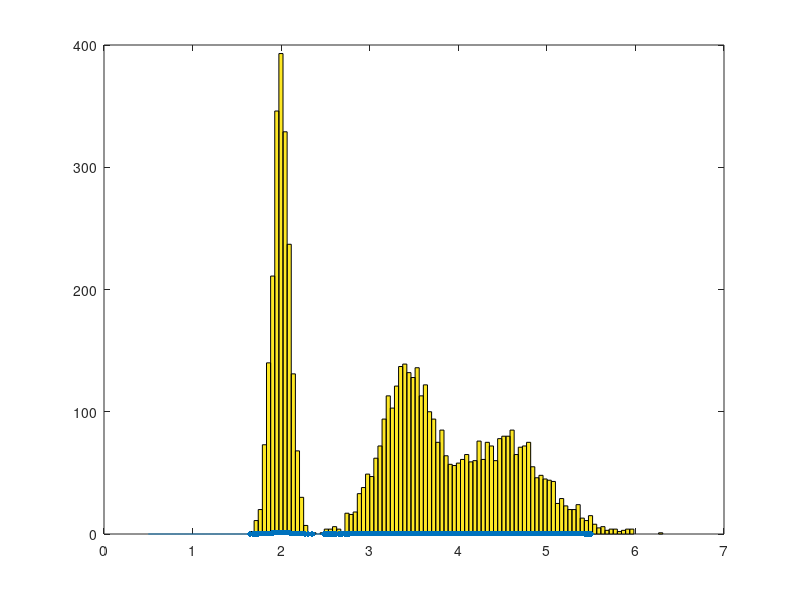
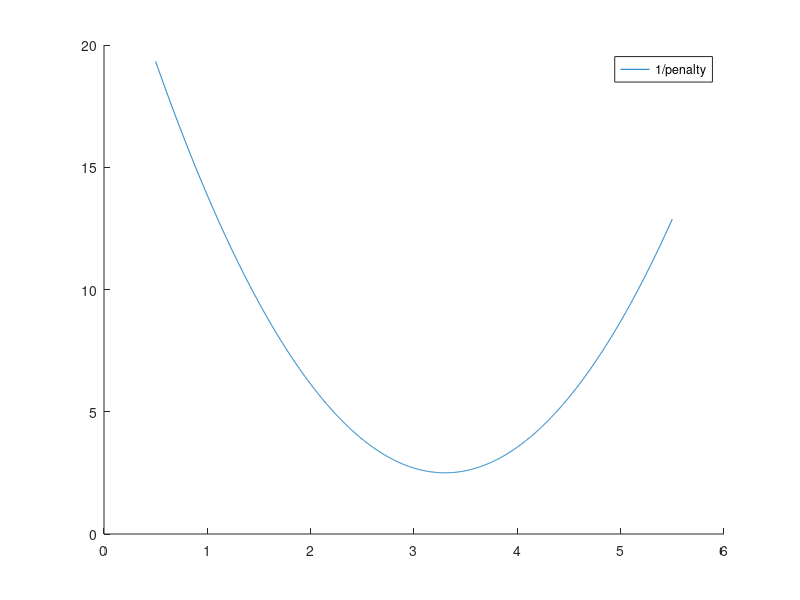

The MATLAB script that drew these images, in order: (Note: this script raises an error after producing the figures.)
%%% This suggests how to recover a pdf from MCMC. It's not perfect. 
% 1. Sort sampled velocity values v. 
% 2. Assume cumulative probability of getting the next higher v moves in
% equal steps. i.e. p_cumulative = interp1(v_sorted,linspace(0,1,nv) )
% 3. Get pdf from cumulative pdf using derivative. pdf = diff(pdf_cumulative) ./
% diff(v)
% 4. There will be some roughness due to imperfect sampling. We need to do
% smoothing. A big challenge here is the diff(v) in denominator... this
% makes things very instable if there was two very similar v values.
% I tried making v in two ways. 
% I tried using truly random v from normrnd. 
% This produces rough PDFs that need a lot of smoothing. 
% But, this is analogous to how MCMC really works. 
% I also tried making v with spacing determined by the pdf. Analytically,
% there was finer spacing where the pdf is higher. This returned almost
% perfect pdfs in the final plot. But, this isn't how MCMC really works...
% It does, however, demonstrate that this process is (at least partially)
% mathematically valid. 

figpath = '~/Documents/UCSB/ENAM/THBI_ENAM/figures/testing/hist_creation/'; 

nv = 2000; % Number of velocity in analytical pdf. 
n_samps = 2000; % Number of sampled velocities. An artificial MCMC result.
v = linspace(0.5, 5.5, nv)'; % V grid. 
sigma = 0.3; % Analytical error of v. 
mean_gaus = 3.4; % Analytical mean_gaus of v. 
smooth_window = .15; % How much to smooth final recovered pdf. In percent. 


pdf_an = exp(-(v-mean_gaus).^2./(2.*sigma.^2)); % Analytical pdf of velocity. 
pdf_an = pdf_an ./ trapz(v, pdf_an); % Normalize the pdf. 

pdf2 = true; 
pdf3 = true; 
if pdf2; 
    sigma2 = 0.1; 
    mean_gaus2 = 2; 
    pdf_an2 = exp(-(v-mean_gaus2).^2./(2.*sigma2.^2)); 
    pdf_an2 = pdf_an2 ./ trapz(v, pdf_an2); % Normalize the pdf. 
    pdf_an = pdf_an + pdf_an2; 
end 
if pdf3; 
    sigma3 = 0.5; 
    mean_gaus3 = 4.5; 
    pdf_an3 = exp(-(v-mean_gaus3).^2./(2.*sigma3.^2)); 
    pdf_an3 = pdf_an3 ./ trapz(v, pdf_an3); % Normalize the pdf. 
    pdf_an = pdf_an + pdf_an3; 
end 
pdf_an = pdf_an ./ trapz(v, pdf_an); % Normalize the pdf. 

pdf_cumulative = cumtrapz(v, pdf_an); % Cumulative pdf. 
% v_samps = interp1(pdf_cumulative, v, linspace(0,0.9999,n_samps)'); % NON random v that follows pdf. 
v_samps = normrnd(mean_gaus, sigma, [n_samps,1]); % Random v that follows pdf. Analogous to MCMC output. 
% v_samps = [min(v); v_samps; max(v)]; 
if pdf2; 
    v_samps = [v_samps; normrnd(mean_gaus2, sigma2, [n_samps,1])]; 
end
if pdf3; 
    v_samps = [v_samps; normrnd(mean_gaus3, sigma3, [n_samps,1])]; 
end
v_samps = sort(v_samps); % Sort to make comparable to a cumulative pdf. 
p_v_samps = interp1(v, pdf_an, v_samps); % P for each sampled v (only for the smoothly distributed v). 

fprintf('You ended up with %1.0f samples. ', length(v_samps))

figure(2); clf; hold on; 
box on; 
hist(v_samps, 100)
plot(v, pdf_an, 'DisplayName','PDF  (analytical)')
scatter(v_samps, p_v_samps, 15, 'filled', 'DisplayName', 'Sampled V'); 

%% One attempt to get pdf of v, using differences between v and all sampled v. 
vpen = zeros(size(v)); % A "penalty" approach. 
for iv = 1:length(v);
    vi = v(iv); 
    vdiff = abs(vi - v_samps); 
    vdiff = vdiff.^2; % Square
%     vdiff = abs(vdiff); 
    vpen(iv) = sum(vdiff); 
end

p_from_pen = 1./vpen; 
p_from_pen = p_from_pen /  (trapz(v, p_from_pen)); 
% p_from_pen = p_from_pen .^ (1.2); 
p_from_pen = p_from_pen /  (trapz(v, p_from_pen)); 


figure(3); clf; hold on; 
plot(v, 1./p_from_pen, 'DisplayName','1/penalty')
legend(); 


%% Cumulative probability style of recoverying pdf. 
% This almost works properly, and is very smooth, for a single Gaussian. It
% doesn't work for multiple gaussians sumed together though. 
prob_cum_vsamp = linspace(0, 1, length(v_samps))'; 
sort(v_samps); % SORT VSAMP!!! Is already done earlier, but left here for clarity. 
dv_p = diff(v_samps); % DV part of derivative. 
% newknt()
dv_p_n = length(dv_p); 
dv_p = [ones(size(dv_p)).*max(dv_p); dv_p; ones(size(dv_p)).*mean(dv_p(end-50:end))]; 
dv_p = smoothdata(dv_p, 'gaussian', n_samps .* smooth_window); 
dv_p = dv_p(dv_p_n+1:end-dv_p_n); 
dp_p = diff(prob_cum_vsamp); % Dp part of derivative. 
pv_recover = dp_p ./ dv_p; 
% pv_recover = smoothdata(pv_recover, 'gaussian', n_samps .* smooth_window); 
v_samp_recover = ( v_samps(1:end-1) + v_samps(2:end) ) ./ 2; % Because we loose one value doing derivative. 

%% Kernel density estimation, from Matlab. 
nptsksd = int16((max(v_samps) - min(v_samps) ) ./ .01); % Number of points to use in estimating k density. I'm spacing it for now to have a point each 0.01 km/s
[pv_k, v_k] = ksdensity(v_samps, 'width', .04, 'NumPoints', nptsksd);%, 'Bandwidth',0.03); 
pv_k = pv_k / trapz(v_k, pv_k); 

%% Final plots. 
LW = 4; % Linewidths
figure(6); clf; hold on; 
set(gcf,'color', 'white'); 
histogram(v_samps, 100, 'Normalization', 'pdf', 'EdgeColor','auto'); 
plot(v_samp_recover, pv_recover, 'DisplayName','p(v) recovered','linewidth',LW); 
plot(v, pdf_an, 'DisplayName','p(v) analytical','linewidth',LW); 
plot(v, p_from_pen, 'DisplayName', 'p(v) from penalty approach.','linewidth',LW); 
plot(v_k, pv_k, 'DisplayName', 'p(v) kernel density estimation','linewidth',LW);      
this_title = sprintf('Compare analytical pdf, to pdf recovered from samples.\n Smooth window = %1.1f%%',...
    smooth_window*100); 
title(this_title, 'FontWeight','normal'); 
box on; 
legend(); 
xlabel('v'); 
ylabel('p(v)'); 
grid on; 

exportgraphics(gcf, [figpath 'hist_extimations.pdf']); 

pdf_example = struct('v', v_k, 'p', pv_k); 
% save('pdf_example.mat', 'pdf_example'); 